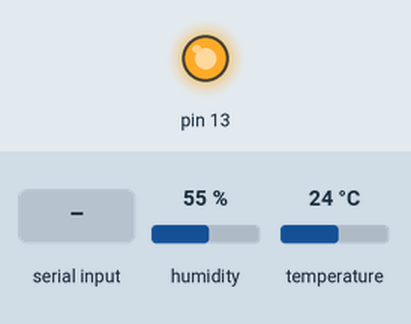
Simulated run of this sketch. Board: Arduino Uno, built with avr-gcc and run on an emulated ATmega328P. Parts: output pins drawn as LEDs (lit = HIGH). The inputs (shaded band) are chosen by the test bench; at power-on: humidity 55 %, temperature 24 °C. What the sketch prints to the serial monitor is not drawn.

Above: at 1.28 s.
1.3 s: "?" received over Serial
At 2.2 s:
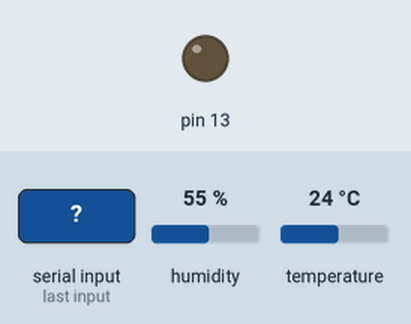
3.9 s: byte 48 ('0') received over Serial
At 5.15 s:
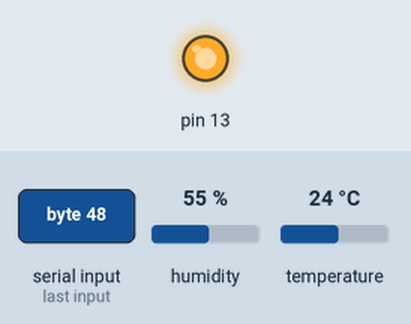
Timing chart, 0 to 6.9 s (numbered marks = the images above; inputs shaded):
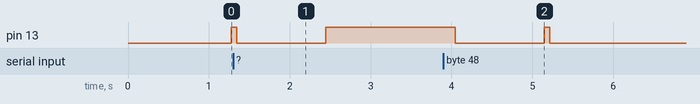

Measured:
- after the input at 1.3 s, pin 13: goes on until 2.4 s, then stays HIGH
- after the input at 3.9 s, pin 13: HIGH → LOW after 0.15 s, → HIGH 1.1 s later, → LOW 0.07 s later

The sketch:

Humidity_serialcomm.ino
```cpp
/*

 Uses the SparkFunHTU21D library to display the current humidity and temperature

 Open serial monitor at 9600 baud to see readings. Errors 998 if not sensor is detected. Error 999 if CRC is bad.

 Hardware Connections (Breakoutboard to Arduino):
 -VCC = 3.3V
 -GND = GND
 -SDA = A4 (use inline 330 ohm resistor if your board is 5V)
 -SCL = A5 (use inline 330 ohm resistor if your board is 5V)

 Configuration and reading from the serial monitor

 */

#include <Wire.h>
#include "SparkFunHTU21D.h"

//Create an instance of the object
HTU21D myHumidity;
int resol = 1;
int atraso = 1000;

void setup()
{
  Serial.begin(9600);
  Serial.println("***************************************************");
  Serial.println("*HTU21D Example! serial comm, by CT7AEZ*");
  Serial.println("***************************************************");

  myHumidity.begin();
  pinMode(13, OUTPUT);
  digitalWrite(13, LOW);

}

void loop()
{
  float humd = myHumidity.readHumidity();
  float temp = myHumidity.readTemperature();

  Serial.print("Time (min.):");
  Serial.print(millis()/1000/60);
  Serial.print(" Temperature:");
  Serial.print(temp, resol);
  Serial.print("C");
  Serial.print(" Humidity:");
  Serial.print(humd, resol);
  Serial.print("%");

  Serial.println();
  Serial.print("Reading time ");
  Serial.print(atraso/1000);
  Serial.println(" seconds, please wait...");

  barra();

  console();

  Serial.println();
}

void console()

{
  if (Serial.available() > 0) {
    int inByte = Serial.read();

    switch (inByte) {
    case '?':
      Serial.println();
      Serial.println("Show options - ?");
      Serial.println("Resolution 1 or 2 digits decimal");
      Serial.println("Reading interval 3....0 seconds");
      Serial.println("reset - r");
      Serial.println();

      while(Serial.available() == 0) {
        delay(100);
      }

      break;

    case '1':
      resol=1;
      break;

    case '2':
      resol=2;
      break;

    case '3':
      atraso=3000;
      break;

    case '4':
      atraso=4000;
      break;

    case '5':
      atraso=5000;
      break;

    case '6':
      atraso=6000;
      break;

    case '7':
      atraso=7000;
      break;

    case '8':
      atraso=8000;
      break;

    case '9':
      atraso=9000;
      break;

    case '0':
      atraso=10000;
      break;

    case 'r':
      atraso=1000;
      resol=1;
      break;
    }

  }

}

void barra()

{

  for(int i=0;i<=10;i++)
  {
    digitalWrite(13, LOW);
    Serial.print(".");
    delay(atraso/10);
    digitalWrite(13, HIGH);
  }


}
```
